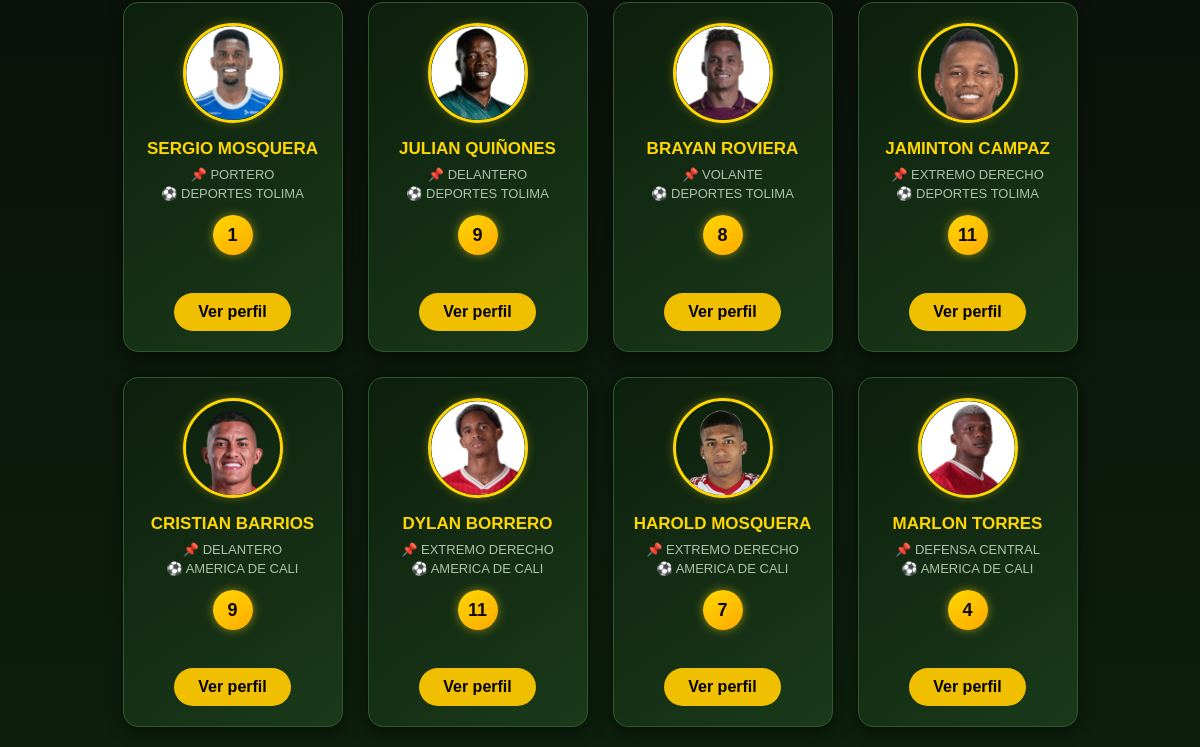
The app's page /jugadores/ (lower part), older data.
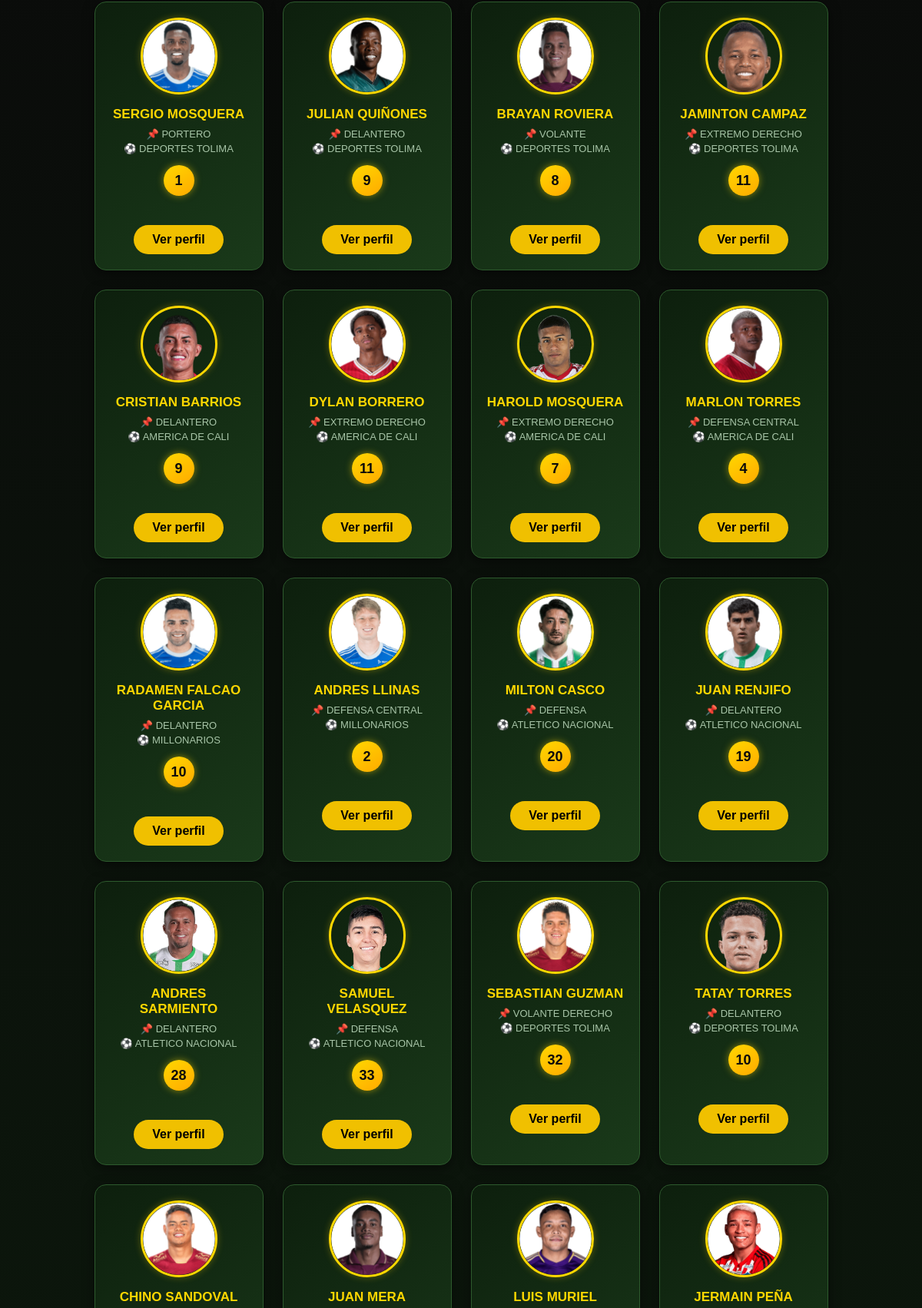
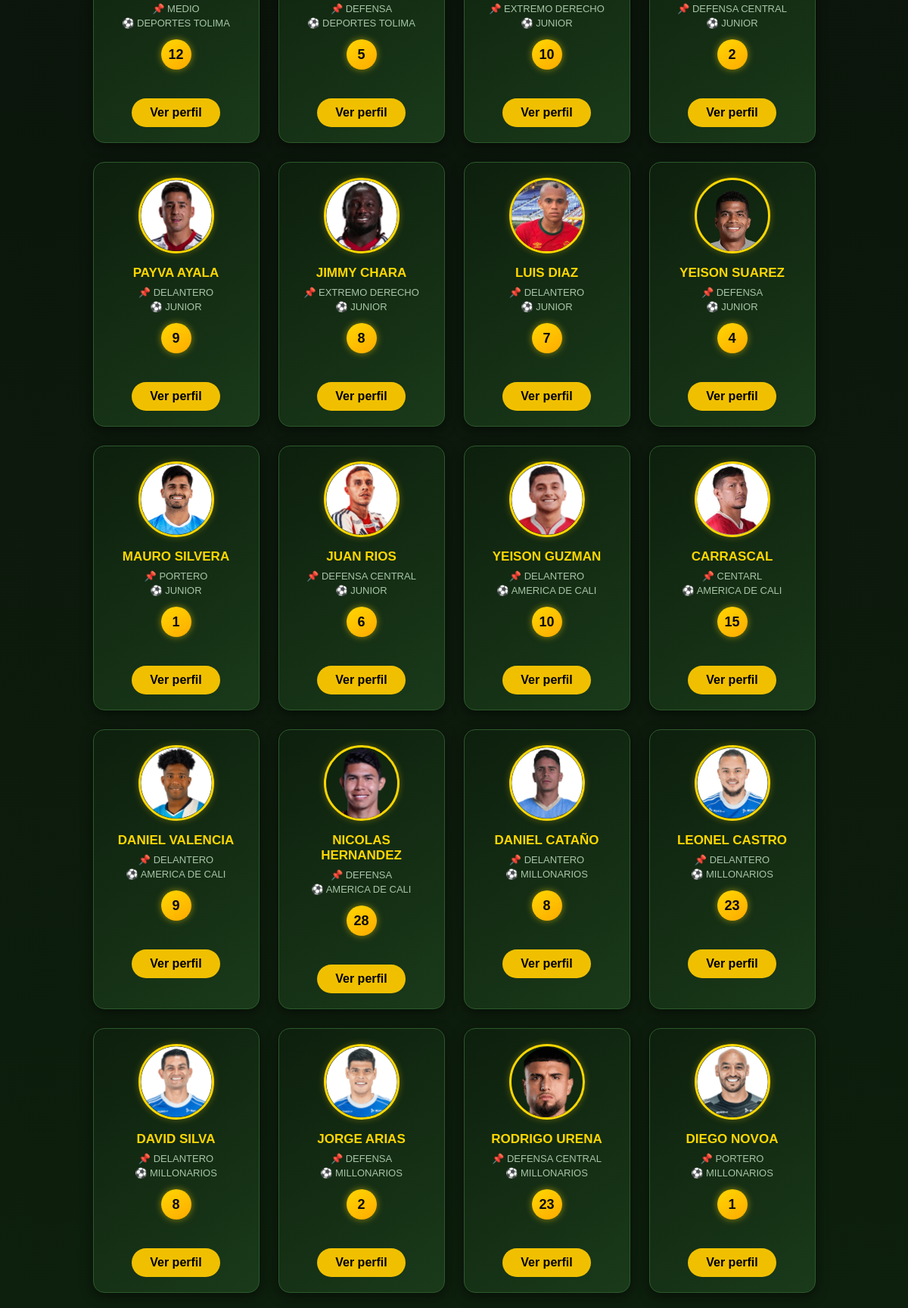
The same page, newer data (2 pictures, top to bottom).
### jugadores/models.py (models this page shows, shortened)
class Jugador(models.Model):
    nombre = models.CharField(max_length=100)
    posicion = models.CharField(max_length=50)
    numero_camiseta = models.IntegerField()
    equipo = models.ForeignKey(Equipo, on_delete=models.CASCADE, related_name='jugadores')
    foto = models.ImageField(upload_to='jugadores/', blank=True, null=True)
    fecha_nacimiento = models.DateField(null=True, blank=True)
    nacionalidad = models.CharField(max_length=100, blank=True)
    altura = models.DecimalField(max_digits=4, decimal_places=2, null=True, blank=True, help_text="Metros, ej: 1.80")
    peso = models.DecimalField(max_digits=5, decimal_places=2, null=True, blank=True, help_text="Kg, ej: 75.5")
    goles_totales = models.IntegerField(default=0)

### equipos/models.py (models this page shows)
class Equipo(models.Model):
    nombre = models.CharField(max_length=100)
    ciudad = models.CharField(max_length=100)
    escudo = models.ImageField(upload_to='equipos/', blank=True, null=True)  # ← CAMBIADO
    director_tecnico = models.CharField(max_length=100)
    trofeos_ganados = models.IntegerField(default=0)
    def __str__(self):
        return self.nombre

### jugadores/views.py (the view)
# urls.py: path('', views.index, name='index'),
def index(request):
    jugadores = Jugador.objects.all()
    return render(request, 'jugadores/index.html', {'jugadores': jugadores})

### jugadores/templates/jugadores/index.html (shortened to what this page needs)
{% load static %}
<!DOCTYPE html>
<html>
<head>
    <link rel="stylesheet" href="{% static 'jugadores/css/estilo.css' %}">
</head>
     <body>
    <div class="jugadores-container">
        {% for jugador in jugadores %}
        <div class="jugador-card">
            {% if jugador.foto %}
                <img src="{{ jugador.foto.url }}" alt="{{ jugador.nombre }}">
            {% endif %}
            <h3>{{ jugador.nombre }}</h3>
            <p>📌 {{ jugador.posicion }}</p>
            <p>⚽ {{ jugador.equipo }}</p>
            <div class="dorsal">{{ jugador.numero_camiseta }}</div><br><br>
            <a href="/jugadores/{{ jugador.id }}/" class="btn-info">Ver perfil</a>
        </div>
        {% endfor %}
    </div>
</body>
</html>

Row changes from the older to the newer data that the page shows:
added Jugador: foto (picture), nombre "RADAMEN FALCAO GARCIA", posicion "DELANTERO", equipo "MILLONARIOS", numero_camiseta "10"
added Jugador: foto (picture), nombre "ANDRES LLINAS", posicion "DEFENSA CENTRAL", equipo "MILLONARIOS", numero_camiseta "2"
added Jugador: foto (picture), nombre "MILTON CASCO", posicion "DEFENSA", equipo "ATLETICO NACIONAL", numero_camiseta "20"
added Jugador: foto (picture), nombre "JUAN RENJIFO", posicion "DELANTERO", equipo "ATLETICO NACIONAL", numero_camiseta "19"
added Jugador: foto (picture), nombre "ANDRES SARMIENTO", posicion "DELANTERO", equipo "ATLETICO NACIONAL", numero_camiseta "28"
added Jugador: foto (picture), nombre "SAMUEL VELASQUEZ", posicion "DEFENSA", equipo "ATLETICO NACIONAL", numero_camiseta "33"
added Jugador: foto (picture), nombre "SEBASTIAN GUZMAN", posicion "VOLANTE DERECHO", equipo "DEPORTES TOLIMA", numero_camiseta "32"
added Jugador: foto (picture), nombre "TATAY TORRES", posicion "DELANTERO", equipo "DEPORTES TOLIMA", numero_camiseta "10"
added Jugador: foto (picture), nombre "CHINO SANDOVAL", posicion "MEDIO", equipo "DEPORTES TOLIMA", numero_camiseta "12"
added Jugador: foto (picture), nombre "JUAN MERA", posicion "DEFENSA", equipo "DEPORTES TOLIMA", numero_camiseta "5"
added Jugador: foto (picture), nombre "LUIS MURIEL", posicion "EXTREMO DERECHO", equipo "JUNIOR", numero_camiseta "10"
added Jugador: foto (picture), nombre "JERMAIN PEÑA", posicion "DEFENSA CENTRAL", equipo "JUNIOR", numero_camiseta "2"
added Jugador: foto (picture), nombre "PAYVA AYALA", posicion "DELANTERO", equipo "JUNIOR", numero_camiseta "9"
added Jugador: foto (picture), nombre "JIMMY CHARA", posicion "EXTREMO DERECHO", equipo "JUNIOR", numero_camiseta "8"
added Jugador: foto (picture), nombre "LUIS DIAZ", posicion "DELANTERO", equipo "JUNIOR", numero_camiseta "7"
added Jugador: foto (picture), nombre "YEISON SUAREZ", posicion "DEFENSA", equipo "JUNIOR", numero_camiseta "4"
added Jugador: foto (picture), nombre "MAURO SILVERA", posicion "PORTERO", equipo "JUNIOR", numero_camiseta "1"
added Jugador: foto (picture), nombre "JUAN RIOS", posicion "DEFENSA CENTRAL", equipo "JUNIOR", numero_camiseta "6"
added Jugador: foto (picture), nombre "YEISON GUZMAN", posicion "DELANTERO", equipo "AMERICA DE CALI", numero_camiseta "10"
added Jugador: foto (picture), nombre "CARRASCAL", posicion "CENTARL", equipo "AMERICA DE CALI", numero_camiseta "15"
added Jugador: foto (picture), nombre "DANIEL VALENCIA", posicion "DELANTERO", equipo "AMERICA DE CALI", numero_camiseta "9"
added Jugador: foto (picture), nombre "NICOLAS HERNANDEZ", posicion "DEFENSA", equipo "AMERICA DE CALI", numero_camiseta "28"
added Jugador: foto (picture), nombre "DANIEL CATAÑO", posicion "DELANTERO", equipo "MILLONARIOS", numero_camiseta "8"
added Jugador: foto (picture), nombre "LEONEL CASTRO", posicion "DELANTERO", equipo "MILLONARIOS", numero_camiseta "23"
added Jugador: foto (picture), nombre "DAVID SILVA", posicion "DELANTERO", equipo "MILLONARIOS", numero_camiseta "8"
added Jugador: foto (picture), nombre "JORGE ARIAS", posicion "DEFENSA", equipo "MILLONARIOS", numero_camiseta "2"
added Jugador: foto (picture), nombre "RODRIGO URENA", posicion "DEFENSA CENTRAL", equipo "MILLONARIOS", numero_camiseta "23"
added Jugador: foto (picture), nombre "DIEGO NOVOA", posicion "PORTERO", equipo "MILLONARIOS", numero_camiseta "1"
